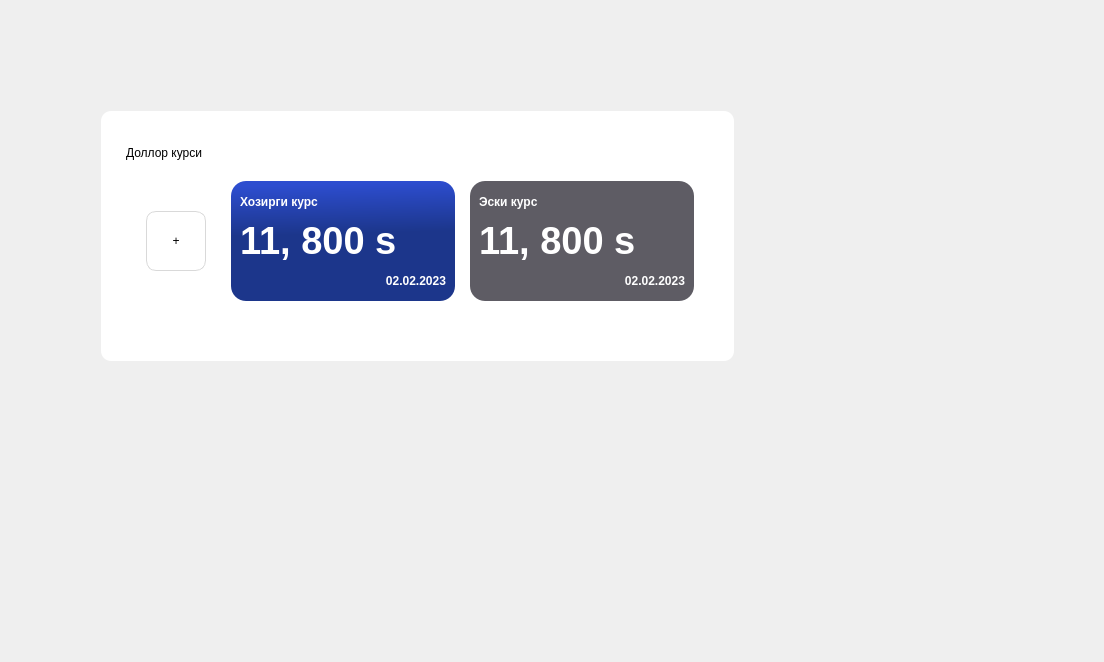
      <widget class="QWidget" name="page_dollor">
       <layout class="QGridLayout" name="gridLayout_2" rowstretch="0,0,0" columnstretch="1,2,5,4" columnminimumwidth="1,5,3,5">
        <item row="0" column="1">
         <spacer name="verticalSpacer_2">
          <property name="orientation">
           <enum>Qt::Vertical</enum>
          </property>
          <property name="sizeType">
           <enum>QSizePolicy::Fixed</enum>
          </property>
          <property name="sizeHint" stdset="0">
           <size>
            <width>20</width>
            <height>100</height>
           </size>
          </property>
         </spacer>
        </item>
        <item row="1" column="0">
         <spacer name="horizontalSpacer_8">
          <property name="orientation">
           <enum>Qt::Horizontal</enum>
          </property>
          <property name="sizeHint" stdset="0">
           <size>
            <width>90</width>
            <height>20</height>
           </size>
          </property>
         </spacer>
        </item>
        <item row="1" column="1" colspan="2">
         <widget class="QFrame" name="frame_24">
          <property name="minimumSize">
           <size>
            <width>500</width>
            <height>250</height>
           </size>
          </property>
          <property name="styleSheet">
           <string notr="true">#frame_24{
	border:none;
	border-radius:10px;
	background-color: rgb(255, 255, 255);
}

QFrame{
	border:none;
}</string>
          </property>
          <property name="frameShape">
           <enum>QFrame::StyledPanel</enum>
          </property>
          <property name="frameShadow">
           <enum>QFrame::Raised</enum>
          </property>
          <layout class="QVBoxLayout" name="verticalLayout_24" stretch="1,3,0">
           <property name="leftMargin">
            <number>25</number>
           </property>
           <property name="topMargin">
            <number>20</number>
           </property>
           <property name="rightMargin">
            <number>20</number>
           </property>
           <property name="bottomMargin">
            <number>20</number>
           </property>
           <item>
            <widget class="QLabel" name="label_17">
             <property name="text">
              <string>Доллор курси</string>
             </property>
            </widget>
           </item>
           <item>
            <layout class="QHBoxLayout" name="horizontalLayout_9">
             <property name="spacing">
              <number>15</number>
             </property>
             <property name="leftMargin">
              <number>10</number>
             </property>
             <property name="rightMargin">
              <number>20</number>
             </property>
             <property name="bottomMargin">
              <number>0</number>
             </property>
             <item>
              <widget class="QFrame" name="frame_25">
               <property name="minimumSize">
                <size>
                 <width>80</width>
                 <height>120</height>
                </size>
               </property>
               <property name="maximumSize">
                <size>
                 <width>80</width>
                 <height>120</height>
                </size>
               </property>
               <property name="styleSheet">
                <string notr="true"/>
               </property>
               <property name="frameShape">
                <enum>QFrame::StyledPanel</enum>
               </property>
               <property name="frameShadow">
                <enum>QFrame::Raised</enum>
               </property>
               <layout class="QGridLayout" name="gridLayout_3">
                <item row="0" column="0">
                 <widget class="QPushButton" name="pushButton_7">
                  <property name="minimumSize">
                   <size>
                    <width>60</width>
                    <height>60</height>
                   </size>
                  </property>
                  <property name="maximumSize">
                   <size>
                    <width>60</width>
                    <height>60</height>
                   </size>
                  </property>
                  <property name="styleSheet">
                   <string notr="true">QPushButton{
	border: 1px solid #D9D9D9;
	background-color:#fff;
border-radius:10px;
}

QPushButton:hover{
	color:#fff;
	background-color: rgb(94, 92, 100);
}</string>
                  </property>
                  <property name="text">
                   <string>+</string>
                  </property>
                 </widget>
                </item>
               </layout>
              </widget>
             </item>
             <item>
              <widget class="QFrame" name="frame_26">
               <property name="minimumSize">
                <size>
                 <width>220</width>
                 <height>120</height>
                </size>
               </property>
               <property name="maximumSize">
                <size>
                 <width>300</width>
                 <height>120</height>
                </size>
               </property>
               <property name="styleSheet">
                <string notr="true">#frame_26{
border-radius: 15px;
	background-color: qlineargradient(spread:pad, x1:1, y1:0.414, x2:0.9801, y2:0, stop:0 rgba(28, 54, 139, 255), stop:1 rgba(45, 77, 207, 255));
}</string>
               </property>
               <property name="frameShape">
                <enum>QFrame::StyledPanel</enum>
               </property>
               <property name="frameShadow">
                <enum>QFrame::Raised</enum>
               </property>
               <layout class="QVBoxLayout" name="verticalLayout_25">
                <item>
                 <widget class="QLabel" name="label_18">
                  <property name="autoFillBackground">
                   <bool>false</bool>
                  </property>
                  <property name="styleSheet">
                   <string notr="true">font-weight: 500;
font-size: 12px;
line-height: 22px;
color: #FFFFFF;
</string>
                  </property>
                  <property name="text">
                   <string>Хозирги курс</string>
                  </property>
                 </widget>
                </item>
                <item>
                 <widget class="QLabel" name="label_20">
                  <property name="styleSheet">
                   <string notr="true">font-weight: 600;
font-size: 38px;
line-height: 40px;
color: #FFFFFF;</string>
                  </property>
                  <property name="text">
                   <string>11, 800 s</string>
                  </property>
                 </widget>
                </item>
                <item>
                 <widget class="QLabel" name="label_21">
                  <property name="layoutDirection">
                   <enum>Qt::LeftToRight</enum>
                  </property>
                  <property name="autoFillBackground">
                   <bool>false</bool>
                  </property>
                  <property name="styleSheet">
                   <string notr="true">font-weight: 500;
font-size: 12px;
line-height: 22px;
color: #FFFFFF;
text-align:right;
</string>
                  </property>
                  <property name="text">
                   <string>02.02.2023</string>
                  </property>
                  <property name="alignment">
                   <set>Qt::AlignRight|Qt::AlignTrailing|Qt::AlignVCenter</set>
                  </property>
                 </widget>
                </item>
               </layout>
              </widget>
             </item>
             <item>
              <widget class="QFrame" name="frame_27">
               <property name="minimumSize">
                <size>
                 <width>220</width>
                 <height>120</height>
                </size>
               </property>
               <property name="maximumSize">
                <size>
                 <width>300</width>
                 <height>120</height>
                </size>
               </property>
               <property name="styleSheet">
                <string notr="true">#frame_27{
	border-radius:15px;
	background-color: rgb(94, 92, 100);
}</string>
               </property>
               <property name="frameShape">
                <enum>QFrame::StyledPanel</enum>
               </property>
               <property name="frameShadow">
                <enum>QFrame::Raised</enum>
               </property>
               <layout class="QVBoxLayout" name="verticalLayout_26">
                <item>
                 <widget class="QLabel" name="label_19">
                  <property name="autoFillBackground">
                   <bool>false</bool>
                  </property>
                  <property name="styleSheet">
                   <string notr="true">font-weight: 500;
font-size: 12px;
line-height: 22px;
color: #FFFFFF;
</string>
                  </property>
                  <property name="text">
                   <string>Эски курс</string>
                  </property>
                 </widget>
                </item>
                <item>
                 <widget class="QLabel" name="label_23">
                  <property name="styleSheet">
                   <string notr="true">font-weight: 600;
font-size: 38px;
line-height: 40px;
color: #FFFFFF;</string>
                  </property>
                  <property name="text">
                   <string>11, 800 s</string>
                  </property>
                 </widget>
                </item>
                <item>
                 <widget class="QLabel" name="label_22">
                  <property name="layoutDirection">
                   <enum>Qt::LeftToRight</enum>
                  </property>
                  <property name="autoFillBackground">
                   <bool>false</bool>
                  </property>
                  <property name="styleSheet">
                   <string notr="true">font-weight: 500;
font-size: 12px;
line-height: 22px;
color: #FFFFFF;
text-align:right;
</string>
                  </property>
                  <property name="text">
                   <string>02.02.2023</string>
                  </property>
                  <property name="alignment">
                   <set>Qt::AlignRight|Qt::AlignTrailing|Qt::AlignVCenter</set>
                  </property>
                 </widget>
                </item>
               </layout>
              </widget>
             </item>
            </layout>
           </item>
           <item>
            <spacer name="verticalSpacer_4">
             <property name="orientation">
              <enum>Qt::Vertical</enum>
             </property>
             <property name="sizeHint" stdset="0">
              <size>
               <width>20</width>
               <height>40</height>
              </size>
             </property>
            </spacer>
           </item>
          </layout>
         </widget>
        </item>
        <item row="1" column="3">
         <spacer name="horizontalSpacer_9">
          <property name="orientation">
           <enum>Qt::Horizontal</enum>
          </property>
          <property name="sizeHint" stdset="0">
           <size>
            <width>367</width>
            <height>20</height>
           </size>
          </property>
         </spacer>
        </item>
        <item row="2" column="2">
         <spacer name="verticalSpacer_3">
          <property name="orientation">
           <enum>Qt::Vertical</enum>
          </property>
          <property name="sizeHint" stdset="0">
           <size>
            <width>20</width>
            <height>290</height>
           </size>
          </property>
         </spacer>
        </item>
       </layout>
      </widget>
